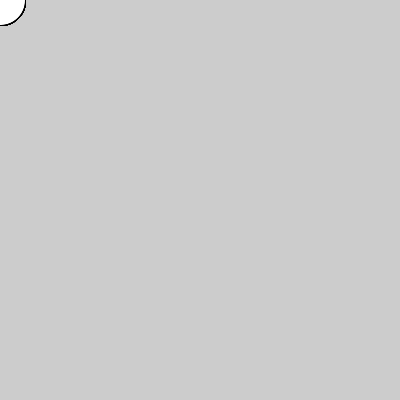
Frame 1 (no input)
Frame 60 (the mouse pressed at the canvas centre just before this capture): identical to frame 1, image omitted
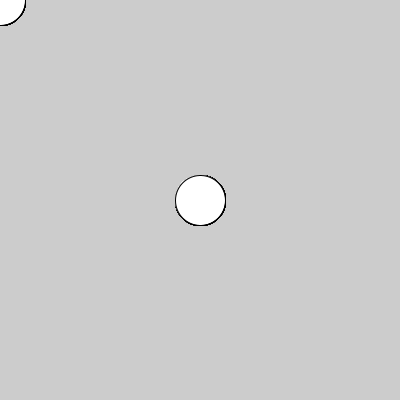
Frame 120 (the mouse held since frame 60 and released just before this capture)

The Processing sketch that drew these frames (run headless with seeded random() and noise(); from frame 60 on, the mouse is pressed at the canvas centre):

// Processing sketch: while1
// ── while1.pde

public void setup()
{
    size(400,400);
      }

public void draw()
{
  int i = 0;
  while(i < width)
  {
    ellipse(mouseX,mouseY,50,50);
    i++;
  }
}
